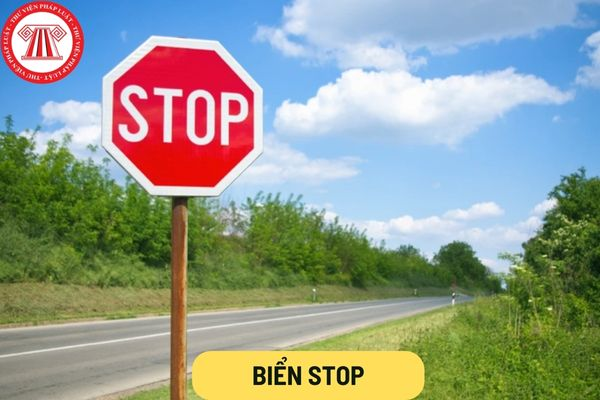
#> input picture bien-stop.jpg, 600 x 400 px, found by its file name
$ jupyter execute --allow-errors HOG_SVM.ipynb
#> lines starting #> are read from the running program, lines starting #| are printed output that depends on the picture; after the words box and inside, x2 and y2 are one past the last pixel; in counts of white or black regions, pixels touching at a corner belong together
[cell 1]
import numpy as np
import pandas as pd
from PIL import Image
import cv2
from glob import glob
from matplotlib import pyplot as plt
from skimage.feature import hog
from skimage import exposure
from sklearn.svm import SVC
from sklearn.neighbors import KNeighborsClassifier
from sklearn.metrics import classification_report, accuracy_score
from sklearn.model_selection import train_test_split

[cell 2]
labels_csv = pd.read_csv('D:\\Study\\Summer_2024\\AIL303m\\mini_project\\dataset\\labels.csv')
#> (reads dataset/labels.csv from the repository)
labels_csv.head()

[cell 3]
labels_dict = {labels_csv.iloc[i]["ClassId"]:labels_csv.iloc[i]["Name"] for i in range(len(labels_csv))}
labels_dict

[cell 4]
image_paths = []
y = []

for class_path in glob("D:\\Study\\Summer_2024\\AIL303m\\mini_project\\dataset\\myData\\*"):

    cpath_replaced = class_path.replace("D:\\Study\\Summer_2024\\AIL303m\\mini_project\\dataset\\myData\\","")
    i = int(cpath_replaced.split("\\")[0])

    for image_path in glob(class_path + "\\*"):
        image_paths.append(image_path)
        y.append(i)

[cell 5]
print("There are {} classes in the dataset".format(len(set(y))))

[cell 6]
IMAGE_SIZE = (32,32)
# Our dataset is already resized so resize parameter's value is false default.
def read_image(img_path,resize=False):
    img = Image.open(img_path)

    if resize:
        img.resize(IMAGE_SIZE)

    return np.asarray(img)

#> (a cell that did not finish here is left out)

#> (a cell that did not finish here is left out)

[cell 9]
x = np.asarray([read_image(image_path) for image_path in image_paths])
#> x = empty array
x.shape
#> Out = (0,)

#> (a cell that did not finish here is left out)

#> (a cell that did not finish here is left out)

#> (a cell that did not finish here is left out)

[cell 13]
# Trích xuất đặc trưng HOG
def extract_hog_features(images):
    hog_features = []
    for image in images:
        hog_feature = hog(image[:, :, 0], orientations=8, pixels_per_cell=(4, 4),
                          cells_per_block=(1, 1), visualize=False)
        hog_features.append(hog_feature)
    return np.array(hog_features)

#> (the rest of this cell did not finish here and is left out)

[cell 14]
def visualize_hog_features(images, num_images=5):
    fig, axes = plt.subplots(num_images, 2, figsize=(5, 10))
    axes = axes.ravel()

    for i in range(num_images):
        image = images[i]
        hog_feature, hog_image = hog(image[:, :, 0], orientations=8, pixels_per_cell=(4, 4),
                                     cells_per_block=(1, 1), visualize=True)
        hog_image_rescaled = exposure.rescale_intensity(hog_image, in_range=(0, 10))

        axes[2 * i].imshow(image, cmap=plt.cm.gray)
        axes[2 * i].set_title(f"Original Image {i+1}")
        axes[2 * i].axis('off')

        axes[2 * i + 1].imshow(hog_image_rescaled, cmap=plt.cm.gray)
        axes[2 * i + 1].set_title(f"HOG Feature {i+1}")
        axes[2 * i + 1].axis('off')

    plt.tight_layout()
    plt.show()
#> (the rest of this cell did not finish here and is left out)

#> (a cell that did not finish here is left out)

[cell 16]
svm = SVC()
#> (the rest of this cell did not finish here and is left out)

#> (a cell that did not finish here is left out)

[cell 18]
knn = KNeighborsClassifier()
#> (the rest of this cell did not finish here and is left out)

#> (a cell that did not finish here is left out)

[cell 20]
# Hàm nhận diện biển báo giao thông từ một ảnh bên ngoài
def detect_and_classify_traffic_sign(image_path, model, labels_dict, pixels_per_cell=(4, 4), cells_per_block=(1, 1)):
    # Đọc và xử lý ảnh đầu vào
#> called with pixels_per_cell = (4, 4), cells_per_block = (1, 1)
    image = cv2.imread(image_path)
#> image is the input picture: shape (400, 600, 3); mean B, G, R 144.3, 156.4, 148.1
    if image is None:
        print("Error: Unable to load image at path:", image_path)
        return
    gray_image = cv2.cvtColor(image, cv2.COLOR_BGR2GRAY)
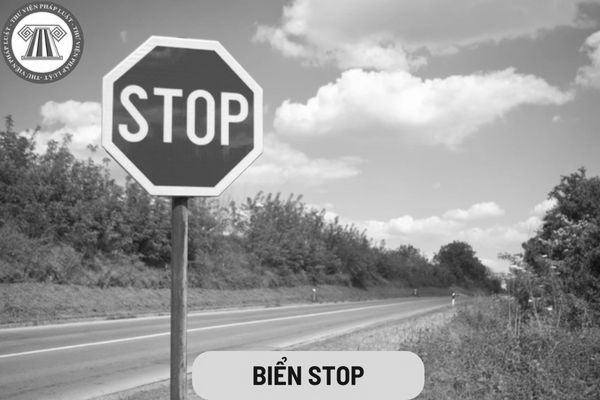
#> gray_image: shape (400, 600); min 2, max 255, mean 152.6

    # Phát hiện đối tượng trong ảnh
    blurred = cv2.GaussianBlur(gray_image, (5, 5), 0)
    edged = cv2.Canny(blurred, 50, 150)
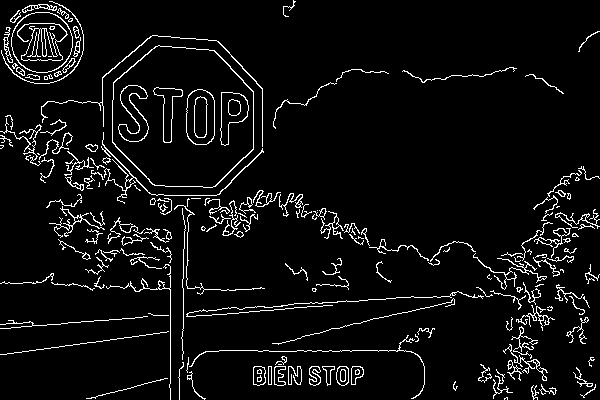
#> edged: shape (400, 600); 5.7% white in thin lines or dots
    contours, _ = cv2.findContours(edged.copy(), cv2.RETR_TREE, cv2.CHAIN_APPROX_SIMPLE)
#> contours = 291 contours, 188 with area under 20; largest, box (x1, y1, x2, y2) and area: (112, 45, 254, 188) 16256, (112, 45, 254, 188) 16103, (11, 12, 73, 73) 2930, (11, 12, 73, 73) 2878, (186, 89, 215, 145) 1381

    # Nếu không tìm thấy contour nào thì báo lỗi
    if len(contours) == 0:
        print("No contours found in the image.")
        return

    # Lấy contour lớn nhất
    contour = max(contours, key=cv2.contourArea)
#> contour = contour of 52 points, box (x1, y1, x2, y2) (112, 45, 254, 188), area 16256
    x, y, w, h = cv2.boundingRect(contour)
#> x = 112; y = 45; w = 142; h = 143
    bounding_box = gray_image[y:y+h, x:x+w]
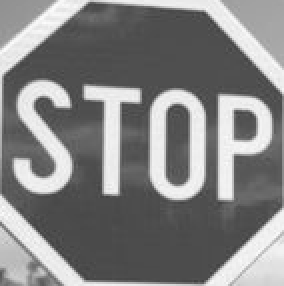
#> bounding_box: shape (143, 142) (shown 2 times larger); min 63, max 253, mean 130.8

    # Resize bounding box và trích xuất đặc trưng HOG
    resized_box = cv2.resize(bounding_box, IMAGE_SIZE)
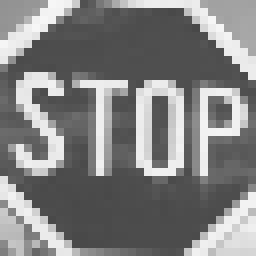
#> resized_box: shape (32, 32) (shown 8 times larger); min 72, max 246, mean 129.3
    hog_features = hog(resized_box, orientations=8, pixels_per_cell=pixels_per_cell,
                       cells_per_block=cells_per_block, visualize=False)
#> hog_features = 512 values, max 0.999 at index 398, min 0 at index 5, mean 0.245

    # Dự đoán nhãn sử dụng mô hình đã huấn luyện
    prediction = model.predict([hog_features])[0]
    label = labels_dict.get(prediction, "Unknown")

    # Tính toán kích thước font chữ phù hợp với bounding box
    font_scale = 0.5  # Bắt đầu với một giá trị nhỏ
    font_thickness = 1
    (text_width, text_height), baseline = cv2.getTextSize(label, cv2.FONT_HERSHEY_SIMPLEX, font_scale, font_thickness)

    while text_width < w and text_height < h / 2:  # Đảm bảo text nằm trong bounding box và chiếm không quá nửa chiều cao
        font_scale += 0.1
        (text_width, text_height), baseline = cv2.getTextSize(label, cv2.FONT_HERSHEY_SIMPLEX, font_scale, font_thickness)

    # Giảm một chút để đảm bảo text nằm hoàn toàn trong bounding box
    font_scale -= 0.1

    # Vẽ bounding box và nhãn lên ảnh
    cv2.rectangle(image, (x, y), (x+w, y+h), (0, 255, 0), 2)
    cv2.putText(image, label, (x, y-10), cv2.FONT_HERSHEY_SIMPLEX, font_scale, (0, 255, 0), font_thickness)

    # Hiển thị kết quả
    plt.figure(figsize=(8, 6))
    plt.imshow(cv2.cvtColor(image, cv2.COLOR_BGR2RGB))
    plt.title('Traffic Sign')
    plt.axis('off')
    plt.show()
